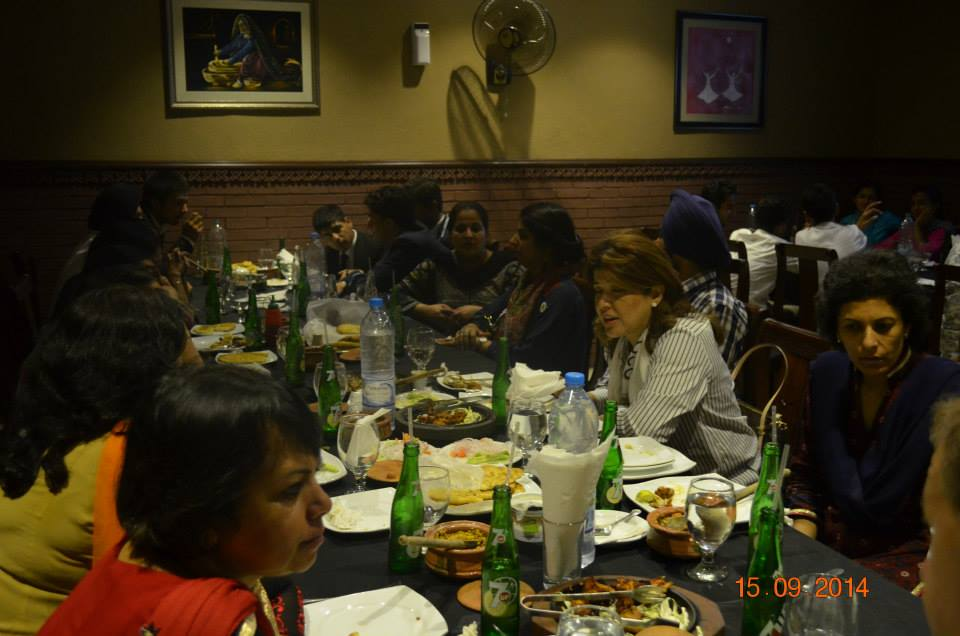
#> input picture images/bg/10.jpg, 960 x 636 px; its folder holds 4 pictures in this run
$ python crop.py
#> lines starting #> are read from the running program, lines starting #| are printed output that depends on the picture
from PIL import Image
import os

for i in os.walk('images/bg'):
	files = i

for i in files[-1]:
	original = Image.open("images/bg/%s" %(i))
#> original is the input picture: PIL image 960x636 RGB; mean R, G, B 60.5, 50.9, 27.9
	width, height = original.size
#> width = 960; height = 636
	cropped_example = original.crop((0, 90, width, height-190))
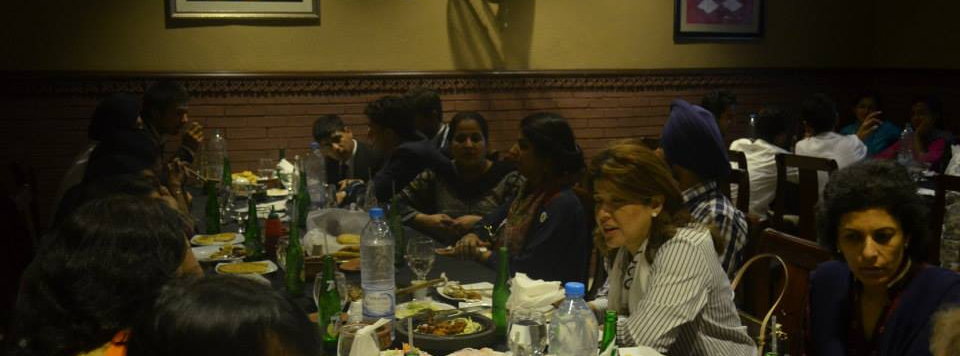
#> cropped_example: PIL image 960x356 RGB; mean R, G, B 50.8, 44, 25.2
	#cropped_example.show()
	cropped_example.save("images/bg/crop-%s" %(i), "JPEG")
#> pass 2 of the loop `for i in files[-1]:`:
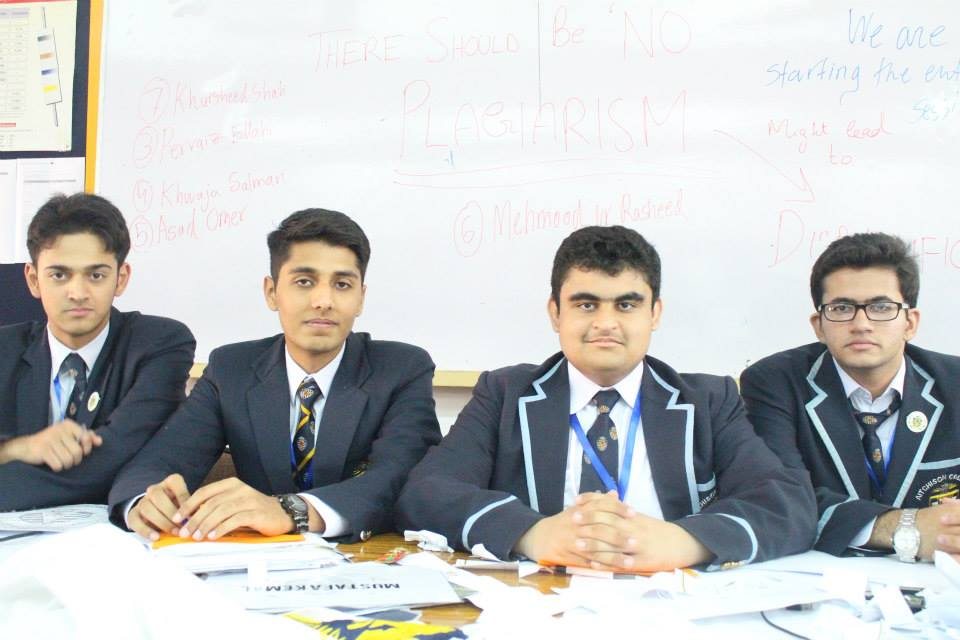
#> input picture images/bg/1.jpg, 960 x 640 px
#> original is the input picture: PIL image 960x640 RGB; mean R, G, B 190.9, 192.2, 191.5
#> `cropped_example = original.crop((0, 90, width, height-190))`:
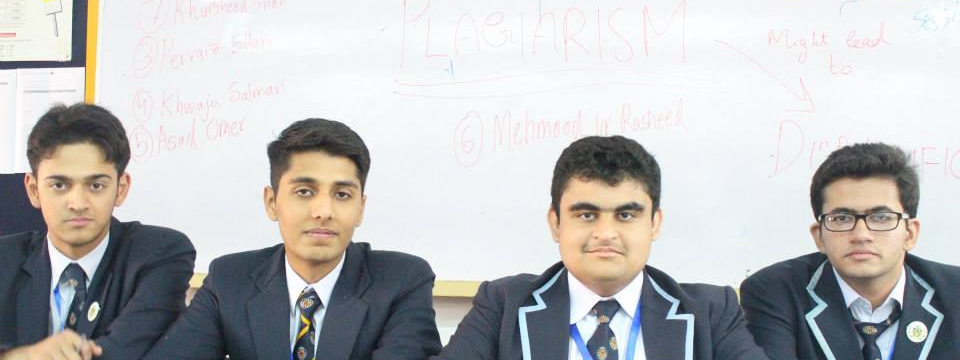
#> cropped_example: PIL image 960x360 RGB; mean R, G, B 187.1, 187.5, 187.5
#> pass 3 of the loop `for i in files[-1]:`:
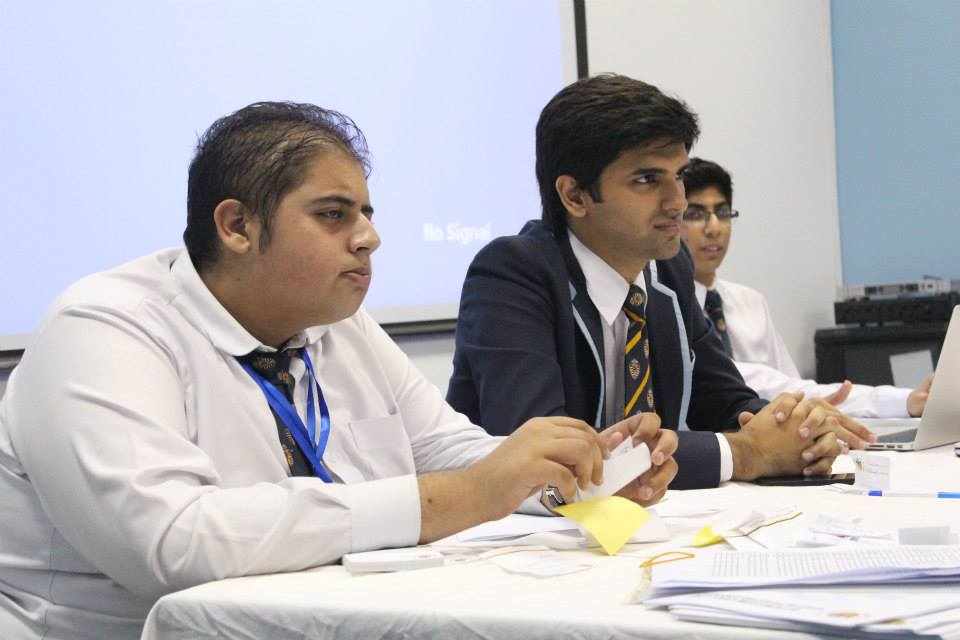
#> input picture images/bg/11.jpg, 960 x 640 px
#> original is the input picture: PIL image 960x640 RGB; mean R, G, B 178, 175.1, 179.2
#> `cropped_example = original.crop((0, 90, width, height-190))`:
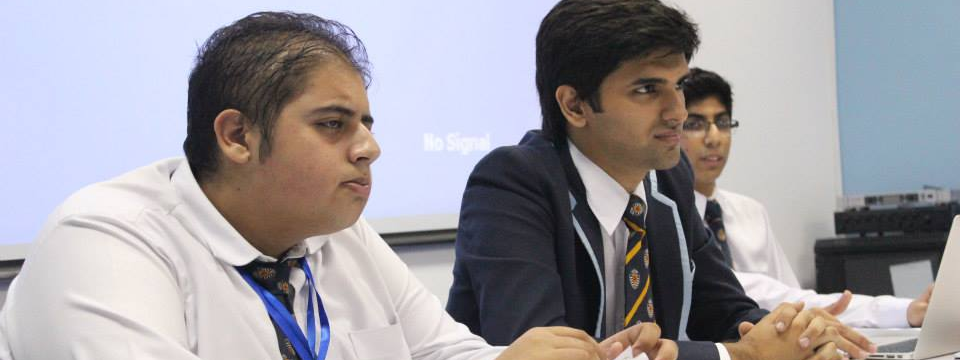
#> cropped_example: PIL image 960x360 RGB; mean R, G, B 157.2, 153.9, 159.1
#> the loop made 4 passes; the first 3 are shown
